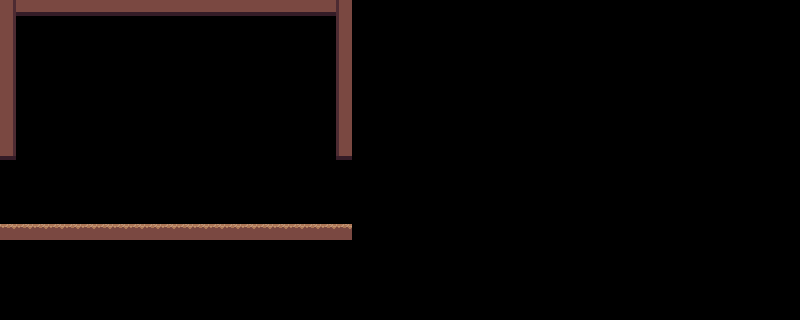

Tiled map render using the project's own tile images. Description and the whole map definition, tile-layer contents included, below:
An orthogonal 50x20 tile map with 16x16 px tiles, 1 tile layer (Tile Layer 1) and 4 objects.

<map version="1.5" tiledversion="1.7.2" orientation="orthogonal" renderorder="right-down" width="50" height="20" tilewidth="16" tileheight="16" infinite="0" nextlayerid="3" nextobjectid="14">
 <tileset firstgid="1" source="tiles.tsx" />
 <layer id="1" name="Tile Layer 1" width="50" height="20">
  <data encoding="csv">
11,18,18,18,18,18,18,18,18,18,18,18,18,18,18,18,18,18,18,18,18,9,0,0,0,0,0,0,0,0,0,0,0,0,0,0,0,0,0,0,0,0,0,0,0,0,0,0,0,0,
11,0,0,0,0,0,0,0,0,0,0,0,0,0,0,0,0,0,0,0,0,9,0,0,0,0,0,0,0,0,0,0,0,0,0,0,0,0,0,0,0,0,0,0,0,0,0,0,0,0,
11,0,0,0,0,0,0,0,0,0,0,0,0,0,0,0,0,0,0,0,0,9,0,0,0,0,0,0,0,0,0,0,0,0,0,0,0,0,0,0,0,0,0,0,0,0,0,0,0,0,
11,0,0,0,0,0,0,0,0,0,0,0,0,0,0,0,0,0,0,0,0,9,0,0,0,0,0,0,0,0,0,0,0,0,0,0,0,0,0,0,0,0,0,0,0,0,0,0,0,0,
11,0,0,0,0,0,0,0,0,0,0,0,0,0,0,0,0,0,0,0,0,9,0,0,0,0,0,0,0,0,0,0,0,0,0,0,0,0,0,0,0,0,0,0,0,0,0,0,0,0,
11,0,0,0,0,0,0,0,0,0,0,0,0,0,0,0,0,0,0,0,0,9,0,0,0,0,0,0,0,0,0,0,0,0,0,0,0,0,0,0,0,0,0,0,0,0,0,0,0,0,
11,0,0,0,0,0,0,0,0,0,0,0,0,0,0,0,0,0,0,0,0,9,0,0,0,0,0,0,0,0,0,0,0,0,0,0,0,0,0,0,0,0,0,0,0,0,0,0,0,0,
11,0,0,0,0,0,0,0,0,0,0,0,0,0,0,0,0,0,0,0,0,9,0,0,0,0,0,0,0,0,0,0,0,0,0,0,0,0,0,0,0,0,0,0,0,0,0,0,0,0,
11,0,0,0,0,0,0,0,0,0,0,0,0,0,0,0,0,0,0,0,0,9,0,0,0,0,0,0,0,0,0,0,0,0,0,0,0,0,0,0,0,0,0,0,0,0,0,0,0,0,
19,0,0,0,0,0,0,0,0,0,0,0,0,0,0,0,0,0,0,0,0,17,0,0,0,0,0,0,0,0,0,0,0,0,0,0,0,0,0,0,0,0,0,0,0,0,0,0,0,0,
0,0,0,0,0,0,0,0,0,0,0,0,0,0,0,0,0,0,0,0,0,0,0,0,0,0,0,0,0,0,0,0,0,0,0,0,0,0,0,0,0,0,0,0,0,0,0,0,0,0,
0,0,0,0,0,0,0,0,0,0,0,0,0,0,0,0,0,0,0,0,0,0,0,0,0,0,0,0,0,0,0,0,0,0,0,0,0,0,0,0,0,0,0,0,0,0,0,0,0,0,
0,0,0,0,0,0,0,0,0,0,0,0,0,0,0,0,0,0,0,0,0,0,0,0,0,0,0,0,0,0,0,0,0,0,0,0,0,0,0,0,0,0,0,0,0,0,0,0,0,0,
0,0,0,0,0,0,0,0,0,0,0,0,0,0,0,0,0,0,0,0,0,0,0,0,0,0,0,0,0,0,0,0,0,0,0,0,0,0,0,0,0,0,0,0,0,0,0,0,0,0,
2,2,2,2,2,2,2,2,2,2,2,2,2,2,2,2,2,2,2,2,2,2,0,0,0,0,0,0,0,0,0,0,0,0,0,0,0,0,0,0,0,0,0,0,0,0,0,0,0,0,
0,0,0,0,0,0,0,0,0,0,0,0,0,0,0,0,0,0,0,0,0,0,0,0,0,0,0,0,0,0,0,0,0,0,0,0,0,0,0,0,0,0,0,0,0,0,0,0,0,0,
0,0,0,0,0,0,0,0,0,0,0,0,0,0,0,0,0,0,0,0,0,0,0,0,0,0,0,0,0,0,0,0,0,0,0,0,0,0,0,0,0,0,0,0,0,0,0,0,0,0,
0,0,0,0,0,0,0,0,0,0,0,0,0,0,0,0,0,0,0,0,0,0,0,0,0,0,0,0,0,0,0,0,0,0,0,0,0,0,0,0,0,0,0,0,0,0,0,0,0,0,
0,0,0,0,0,0,0,0,0,0,0,0,0,0,0,0,0,0,0,0,0,0,0,0,0,0,0,0,0,0,0,0,0,0,0,0,0,0,0,0,0,0,0,0,0,0,0,0,0,0,
0,0,0,0,0,0,0,0,0,0,0,0,0,0,0,0,0,0,0,0,0,0,0,0,0,0,0,0,0,0,0,0,0,0,0,0,0,0,0,0,0,0,0,0,0,0,0,0,0,0
</data>
 </layer>
 <objectgroup id="2" name="Collisions">
  <object id="7" x="0" y="0" width="352" height="16" />
  <object id="8" x="336" y="16" width="16" height="144" />
  <object id="9" x="-112" y="224" width="624" height="16" />
  <object id="10" x="0" y="16" width="16" height="144" />
 </objectgroup>
</map>
